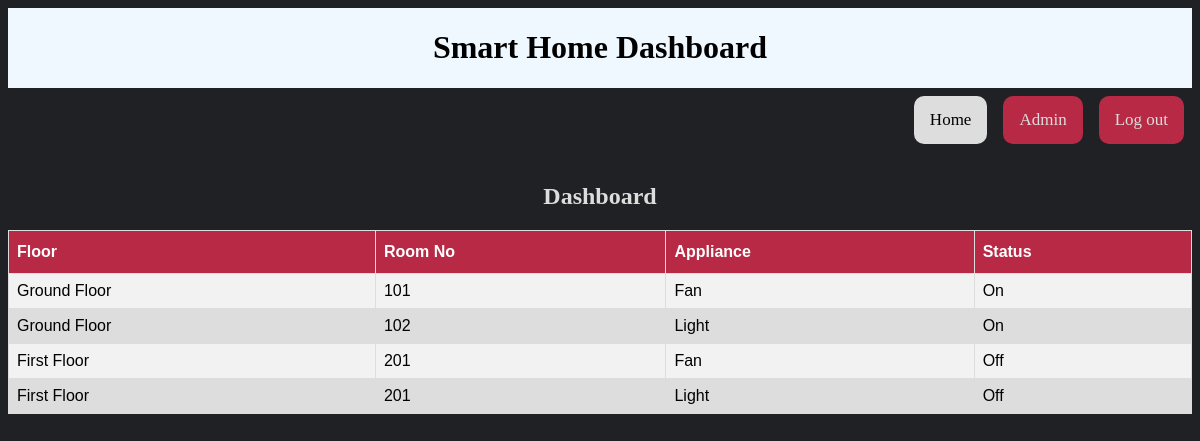
The app's page / (signed in), older data.
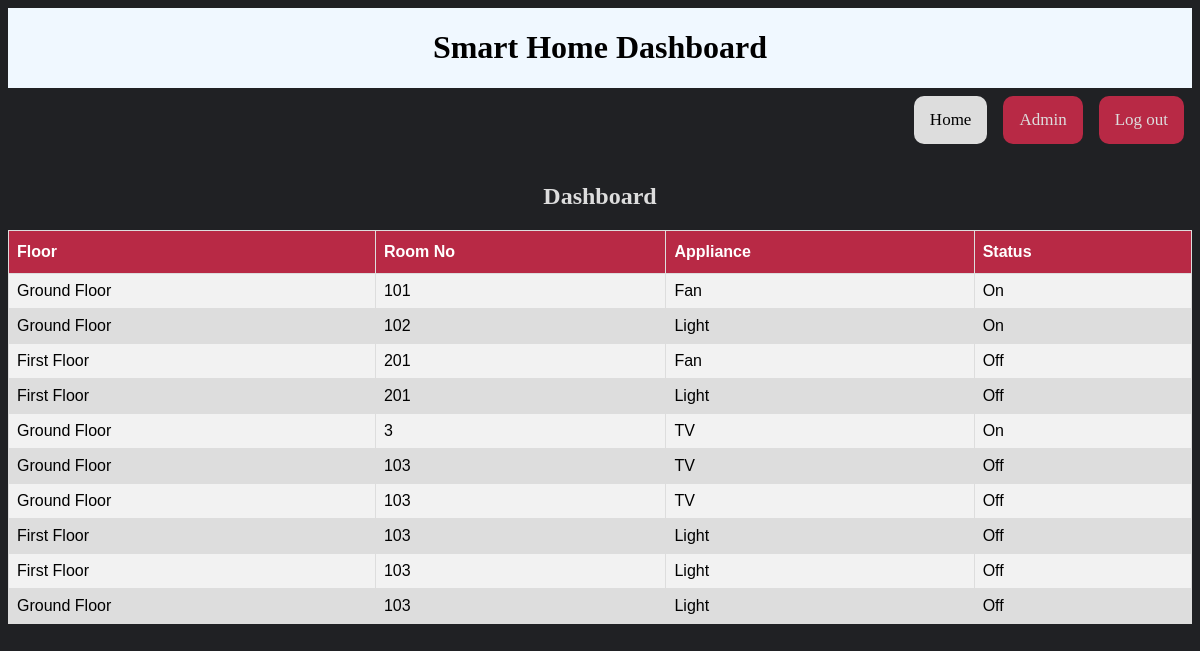
The same page, newer data.
### dashboard/models.py (models this page shows, shortened)
class Data(models.Model):
    floor = models.CharField(max_length=64)
    room = models.CharField(max_length=3)
    product = models.CharField(max_length=64)
    status = models.CharField(max_length=3)

### dashboard/views.py (the view)
# urls.py: path("", views.index, name="index"),
def index(request):
    if not request.user.is_authenticated:
        return HttpResponseRedirect(reverse("login"))
    return render(request, "dashboard/dashboard.html",{
        "datas": Data.objects.all()
    })

### dashboard/templates/dashboard/dashboard.html
{% extends "dashboard/layout.html" %}
{% block body %}
    <div class="topnav">
        <h1>Smart Home Dashboard</h1>
    </div>
    <div>
        <a href="{% url 'logout' %}">Log out</a>
        <a href="{% url 'update' %}">Admin</a>
        <a href="{% url 'index' %}" class="active">Home</a>
    </div>
    <br></br>
    <div class="heading">
        <h2>Dashboard</h2>
    </div>
    <table>
        <tr>
            <th>Floor</th>
            <th>Room No</th>
            <th>Appliance</th>
            <th>Status</th>
        </tr>
        {% for data in datas %}
            <tr>
                <td>{{data.floor}}</td>
                <td>{{data.room}}</td>
                <td>{{data.product}}</td>
                <td>{{data.status}}</td>
            </tr>
        {% endfor %}
    </table>
{% endblock %}

### dashboard/templates/dashboard/layout.html (shortened to what this page needs)
<!DOCTYPE html>
<html lang="en">
    <head>
    </head>
    <body>
        {% block body %}
        {% endblock %}
    </body>
</html>

### dashboard/templates/dashboard/layout.html (style rules this page uses)
body { background-color: #202124; }
.topnav { overflow: hidden; background-color: aliceblue; }
.topnav h1 { text-align: center; }
a { float: right; text-align: center; padding: 14px 16px; text-decoration: none; font-size: 17px; display: block; color: #ddd; margin: 8px; border-radius: 10px; background-color: rgb(184, 41, 69); }
a.active { background-color: #ddd; color: black; }
.heading h2 { text-align: center; color: #ddd; margin-top: 5%; }
table { font-family: Arial, Helvetica, sans-serif; border-collapse: collapse; width: 100%; }
td, th { border: 1px solid #ddd; padding: 8px; }
tr:nth-child(even) { background-color: #f2f2f2; }
tr:nth-child(odd) { background-color: #ddd; }
th { padding-top: 12px; padding-bottom: 12px; text-align: left; background-color: rgb(184, 41, 69); color: white; }

Row changes from the older to the newer data that the page shows:
added Data: floor "Ground Floor", room "3", product "TV", status "On"
added Data: floor "Ground Floor", room "103", product "TV", status "Off"
added Data: floor "Ground Floor", room "103", product "TV", status "Off"
added Data: floor "First Floor", room "103", product "Light", status "Off"
added Data: floor "First Floor", room "103", product "Light", status "Off"
added Data: floor "Ground Floor", room "103", product "Light", status "Off"
